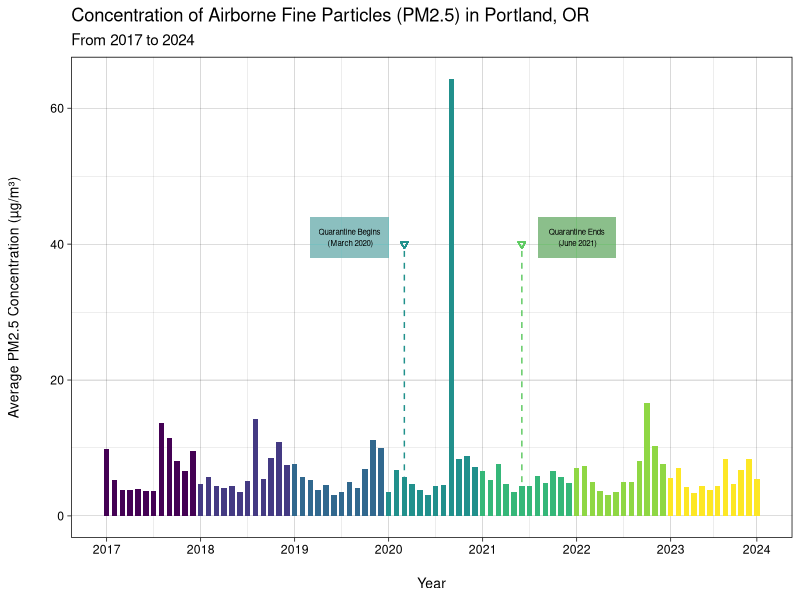
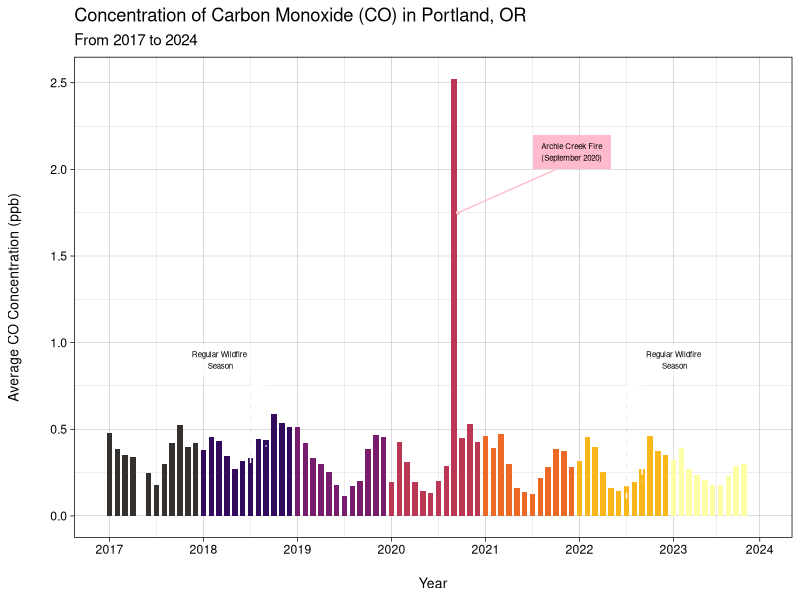
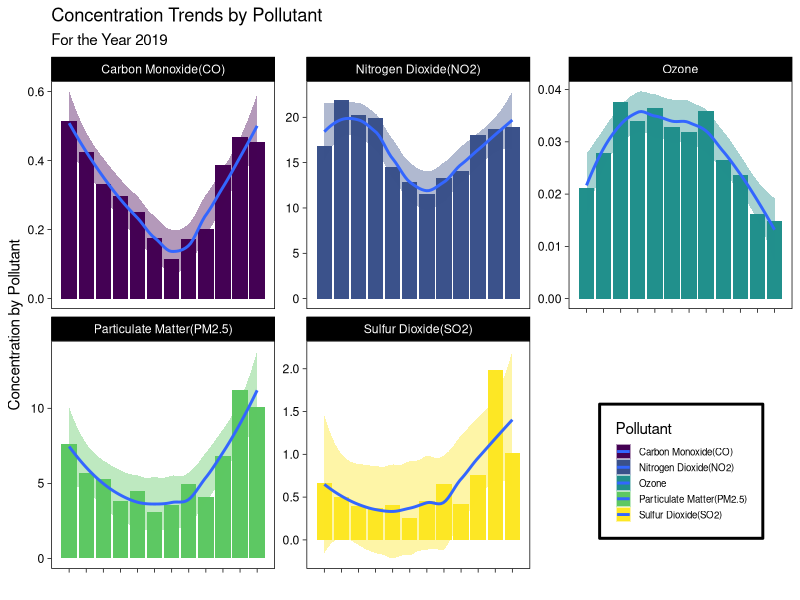
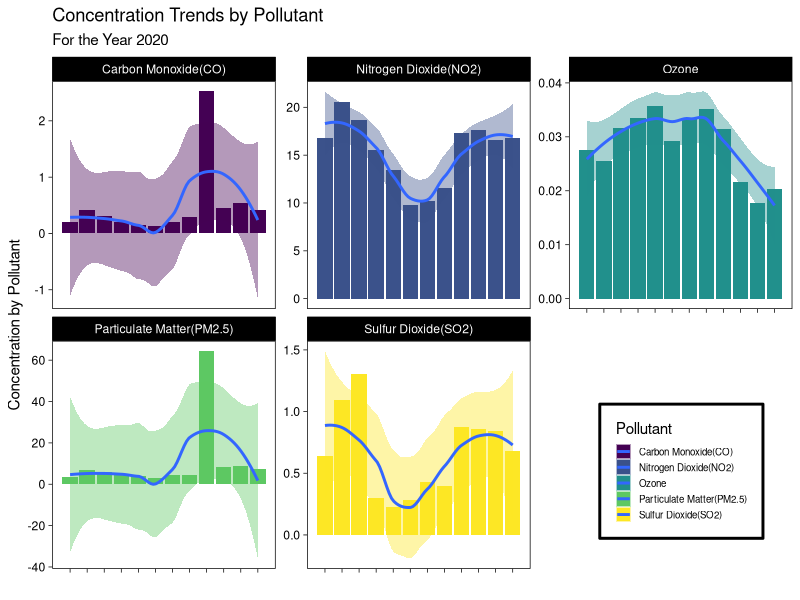
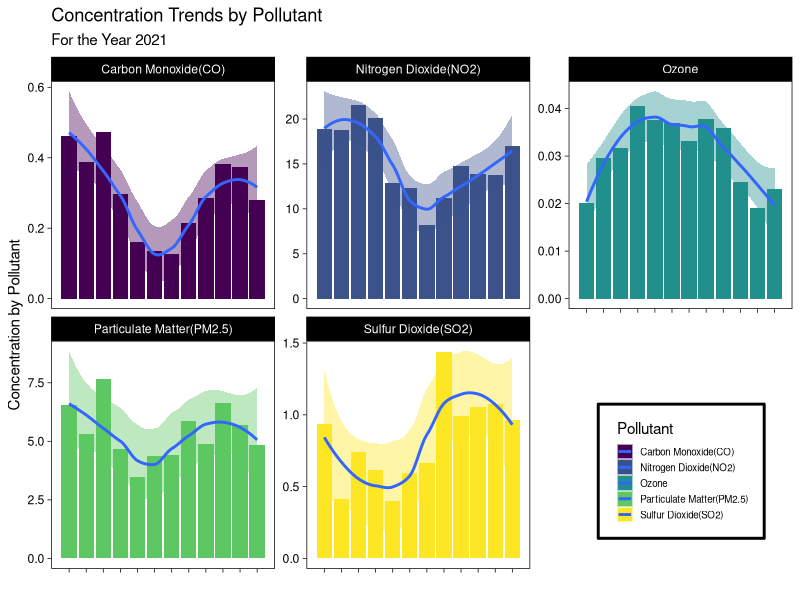

Source code (R) for these figures, in order:
## ---- chunk 1
library(tidyverse)
library(lubridate)
library(dplyr)
library(readr)
library(reshape2)
library(viridis)
## ---- chunk 2
# This code uses relative paths to find your dataset. Please run R studio through the R project in the folder.

avgAll <- read_csv("../data/air_pollutants/avgAll.csv")
avgAll2020 <- read_csv("../data/air_pollutants/avgAll2020.csv")

avgAll$year <- as.character(avgAll$year)
avgAll2020$year <- as.character(avgAll2020$year)
## ---- chunk 3
# FIRST GRAPH
ggplot(avgAll,aes(x = month, y = avg_pm2.5, fill = year)) +
  geom_col(width = .7, show.legend = FALSE) +
  scale_fill_viridis_d() +
 scale_x_continuous(breaks = c(1, 13, 25, 37, 49, 61, 73, 84), 
                    labels = c("1" = "2017", "13" = "2018", "25" = "2019", "37" = "2020", "49" = "2021", "61" = "2022", "73" = "2023", "84" = "2024")) +
   
  theme_linedraw() +
  
  labs(title = "Concentration of Airborne Fine Particles (PM2.5) in Portland, OR",
       subtitle = "From 2017 to 2024",
       x = "Year",
       y = "Average PM2.5 Concentration (µg/m³)") +
  
  guides(color = "none") +
  theme(axis.title.y = element_text(size = 10, margin = margin(r = 20)), 
        axis.title.x = element_text(size = 10, margin = margin(t = 15))) +
  
  geom_point(aes(x = 39, y = 40), show.legend = FALSE, color = "#21918c", shape = 6) +
    annotate("segment", x = 39, xend = 39, y = 39, yend = 5.8, color = "#21918c", linewidth = .5, linetype = "dashed") +
    geom_rect(aes(xmin = 27, xmax = 37, ymin = 38, ymax = 44 ), fill = "#21918c", alpha = 0.008) +
    annotate("text", x = 32, y = 41, label = "Quarantine Begins\n (March 2020)", size = 2) +
  
  geom_point(aes(x = 54, y = 40), show.legend = FALSE, color = "#5ec962", shape = 6) +
    annotate("segment", x = 54, xend = 54, y = 39, yend = 4.3, color = "#5ec962", linewidth = .5, linetype = "dashed") +
    geom_rect(aes(xmin = 56, xmax = 66, ymin = 38, ymax = 44 ), fill = "#5ec962", alpha = 0.008) +
    annotate("text", x = 61, y = 41, label = "Quarantine Ends\n (June 2021)", size = 2)
## ---- chunk 4
# KIANA's FIRST GRAPH
ggplot(avgAll, aes(x = month, y = avg_co, fill = year)) +
  geom_col(width = .7, show.legend = FALSE) +
  scale_fill_manual(values = c("#33302E", "#320a5e", "#781c6d", "#bc3754", "#ed6925", "#fbb61a", "#fcffa4")) +
 scale_x_continuous(breaks = c(1, 13, 25, 37, 49,61,73, 84), 
                    labels = c("1" = "2017", "13" = "2018", "25" = "2019", "37" = "2020", "49" = "2021", "61" = "2022", "73" = "2023", "84" = "2024")) +
  
  theme_linedraw() +
  
  labs(title = "Concentration of Carbon Monoxide (CO) in Portland, OR",
       subtitle = "From 2017 to 2024",
       x = "Year",
       y = "Average CO Concentration (ppb)") +
  
  guides(color = "none") +
  theme(axis.title.y = element_text(size = 10, margin = margin(r = 20)), 
        axis.title.x = element_text(size = 10, margin = margin(t = 15))) +
  
  annotate("segment", x = 19, xend = 19, y = .75, yend = 0.3, color = "white", linewidth = .5, linetype = "dashed") +
  annotate("segment", x = 21, xend = 21, y = .75, yend = 0.4, color = "white", linewidth = .5, linetype = "dashed") +
  annotate("segment", x = 19, xend = 21, y = .75, yend = 0.75, color = "white", linewidth = .5) +
  geom_rect(aes(xmin = 10, xmax = 20, ymin = .8, ymax = 1 ), fill = "white", alpha = 0.05) +
  annotate("text", x = 15, y = .9, label = "Regular Wildfire\n Season", size = 2) +
  geom_point(aes(x = 20,y = .775), show.legend = FALSE, color = "white", shape = 6, size = .5) +
  
  annotate("segment", x = 67, xend = 67, y = .75, yend = 0.1, color = "white", linewidth = .5, linetype = "dashed") +
  annotate("segment", x = 69, xend = 69, y = .75, yend = 0.2, color = "white", linewidth = .5, linetype = "dashed") +
  annotate("segment", x = 67, xend = 69, y = .75, yend = 0.75, color = "white", linewidth = .5) +
  geom_rect(aes(xmin = 68, xmax = 78, ymin = .8, ymax = 1 ), fill = "white", alpha = 0.05) +
  annotate("text", x = 73, y = .9, label = "Regular Wildfire\n Season", size = 2) +
  geom_point(aes(x = 68,y = .775), show.legend = FALSE, color = "white", shape = 6, size=.5) +
  
  annotate("segment", x = 45.5, xend = 58, y = 1.75, yend = 2, color = "pink", linewidth = .5) +
  geom_rect(aes(xmin = 55, xmax = 65, ymin = 2, ymax = 2.2), fill = "pink", alpha = 0.05) +
  annotate("text", x = 60, y = 2.1, label = "Archie Creek Fire\n(September 2020)", size = 2) +
  geom_point(aes(x = 45.5, y = 1.75), show.legend = FALSE, color = "pink", size = .5)

## ---- chunk 5
avgAll2020_melted <- melt(avgAll2020, id.vars = c("year", "monthbyyear"))

avgAll2019 <- avgAll %>%
  filter(year == 2019) %>%
  select(year, monthbyyear, avg_pm2.5, avg_so2, avg_ozone, avg_co, avg_no2)

avgAll2019_melted <- melt(avgAll2019, id.vars = c("year", "monthbyyear"))

avgAll2021 <- avgAll %>%
  filter(year == 2021) %>%
  select(year, monthbyyear, avg_pm2.5, avg_so2, avg_ozone, avg_co, avg_no2)

avgAll2021_melted <- melt(avgAll2021, id.vars = c("year", "monthbyyear"))

avgAll2019_melted <- avgAll2019_melted %>%
  mutate(variable = case_when(
    variable == "avg_pm2.5" ~ "Particulate Matter(PM2.5)",
    variable == "avg_so2" ~ "Sulfur Dioxide(SO2)",
    variable == "avg_no2" ~ "Nitrogen Dioxide(NO2)",
    variable == "avg_ozone" ~ "Ozone",
    variable == "avg_co" ~ "Carbon Monoxide(CO)",
  ))

avgAll2020_melted <- avgAll2020_melted %>%
  mutate(variable = case_when(
    variable == "avg_pm2.5" ~ "Particulate Matter(PM2.5)",
    variable == "avg_so2" ~ "Sulfur Dioxide(SO2)",
    variable == "avg_no2" ~ "Nitrogen Dioxide(NO2)",
    variable == "avg_ozone" ~ "Ozone",
    variable == "avg_co" ~ "Carbon Monoxide(CO)",
  ))

avgAll2021_melted <- avgAll2021_melted %>%
  mutate(variable = case_when(
    variable == "avg_pm2.5" ~ "Particulate Matter(PM2.5)",
    variable == "avg_so2" ~ "Sulfur Dioxide(SO2)",
    variable == "avg_no2" ~ "Nitrogen Dioxide(NO2)",
    variable == "avg_ozone" ~ "Ozone",
    variable == "avg_co" ~ "Carbon Monoxide(CO)",
  ))
## ---- chunk 6
ggplot(avgAll2019_melted , aes(x = monthbyyear, y = value, fill = variable)) +
  geom_col() +
  facet_wrap(variable ~ ., scales = "free_y") +
  geom_smooth()+
  scale_x_continuous(breaks = c(1, 2, 3, 4, 5, 6, 7, 8, 9, 10, 11, 12), 
                     labels = c("1" = "Jan", "2" = "Feb", "3" = "Mar", "4" = "Apr", "5" = "May", "6" = "Jun", "7" = "Jul", "8" = "Aug", "9" = "Sep", "10" = "Oct", "11" = "Nov", "12" = "Dec")) +
  theme(axis.text.x = element_text(angle = 45, hjust = 1, size=5)) +
  
  scale_fill_viridis_d() +
  
  theme_linedraw() +
  theme(panel.grid = element_blank()) +
  labs(x = "", 
       title = "Concentration Trends by Pollutant",
       fill = "Pollutant",
       subtitle = "For the Year 2019",
       y = "Concentration by Pollutant") +
  
  # REMOVES X-LABELS
  theme(axis.text.x = element_blank(),
        
        # CHANGE MY LEGEND BORDER COLOR AND LINE THICKNESS
        legend.box.background = element_rect(color = "black", size = 1),
        legend.box.margin = margin(6, 6, 6, 6),
        
        # CHANGE THE POSITION OF THE LEGEND
        legend.position = c(.85, .2),
        legend.text = element_text(color = "black", size = 7),  # Legend text color and size
        legend.title = element_text(color = "black"),           # Legend title color
        legend.key.size = unit(0.4, "cm")
        )


ggplot(avgAll2020_melted, aes(x = monthbyyear, y = value, fill = variable)) +
  geom_col() +
  facet_wrap(variable ~ ., scales = "free_y") +
  geom_smooth() +
  scale_x_continuous(breaks = c(1, 2, 3, 4, 5, 6, 7, 8, 9, 10, 11, 12), 
                     labels = c("1" = "Jan", "2" = "Feb", "3" = "Mar", "4" = "Apr", "5" = "May", "6" = "Jun", "7" = "Jul", "8" = "Aug", "9" = "Sep", "10" = "Oct", "11" = "Nov", "12" = "Dec")) +
  theme(axis.text.x = element_text(angle = 45, hjust = 1, size=5)) +
  
  scale_fill_viridis_d()+
  
  theme_linedraw()+
  theme(panel.grid = element_blank())+
  labs(x="", 
       title = "Concentration Trends by Pollutant",
       fill = "Pollutant",
       subtitle = "For the Year 2020", 
       y = "Concentration by Pollutant") +
  
  # REMOVES X-LABELS
  theme(axis.text.x = element_blank(),
        
        # CHANGE MY LEGEND BORDER COLOR AND LINE THICKNESS
        legend.box.background = element_rect(color = "black", size = 1),
        legend.box.margin = margin(6, 6, 6, 6),
        
        # CHANGE THE POSITION OF THE LEGEND
        legend.position = c(.85, .2) ,
        legend.text = element_text(color = "black", size = 7),  # Legend text color and size
        legend.title = element_text(color = "black"),           # Legend title color
        legend.key.size = unit(0.4, "cm")
        )


ggplot(avgAll2021_melted , aes(x = monthbyyear, y = value, fill = variable)) +
  geom_col() +
  facet_wrap(variable ~ ., scales = "free_y") +
  geom_smooth() +
  scale_x_continuous(breaks = c(1, 2, 3, 4, 5, 6, 7, 8, 9, 10, 11, 12), 
                     labels = c("1" = "Jan", "2" = "Feb", "3" = "Mar", "4" = "Apr", "5" = "May", "6" = "Jun", "7" = "Jul", "8" = "Aug", "9" = "Sep", "10" = "Oct", "11" = "Nov", "12" = "Dec")) +
  theme(axis.text.x = element_text(angle = 45, hjust = 1, size=5)) +
  
  scale_fill_viridis_d() +
  
  theme_linedraw() +
  theme(panel.grid = element_blank()) +
  
  labs(x = "", 
       title = "Concentration Trends by Pollutant", 
       fill = "Pollutant", 
       subtitle = "For the Year 2021", 
       y = "Concentration by Pollutant") +
  
  # REMOVES X-LABELS
  theme(axis.text.x = element_blank(),
        
        # CHANGE MY LEGEND BORDER COLOR AND LINE THICKNESS
        legend.box.background = element_rect(color = "black", size = 1),
        legend.box.margin = margin(6, 6, 6, 8),
        
        # CHANGE THE POSITION OF THE LEGEND
        legend.position = c(.85, .2),
        legend.text = element_text(color = "black", size = 7),  # Legend text color and size
        legend.title = element_text(color = "black"),           # Legend title color
        legend.key.size = unit(0.4, "cm")
        )
## ---- chunk 7
avgAll %>%
  group_by(year) %>%
  summarize(AVGPM = mean(avg_pm2.5), AVGCO = mean(avg_co, na.rm=T), AVGNO = mean(avg_no2, na.rm=T), AVGSO = mean(avg_so2, na.rm=T))
